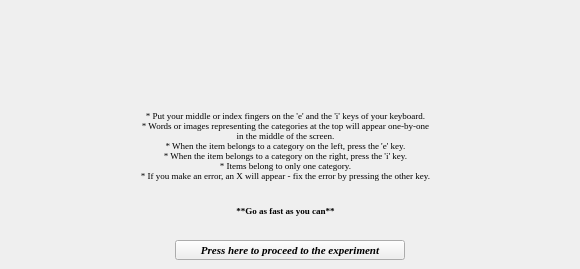
    <widget class="QWidget" name="conAttPrepare">
     <widget class="QLabel" name="conAttPrepareLeft">
      <property name="geometry">
       <rect>
        <x>10</x>
        <y>8</y>
        <width>201</width>
        <height>50</height>
       </rect>
      </property>
      <property name="font">
       <font>
        <family>Times New Roman</family>
        <pointsize>10</pointsize>
        <weight>75</weight>
        <bold>true</bold>
       </font>
      </property>
      <property name="text">
       <string/>
      </property>
      <property name="alignment">
       <set>Qt::AlignCenter</set>
      </property>
     </widget>
     <widget class="QLabel" name="conAttPrepareRight">
      <property name="geometry">
       <rect>
        <x>350</x>
        <y>8</y>
        <width>221</width>
        <height>50</height>
       </rect>
      </property>
      <property name="font">
       <font>
        <family>Times New Roman</family>
        <pointsize>10</pointsize>
        <weight>75</weight>
        <bold>true</bold>
       </font>
      </property>
      <property name="text">
       <string/>
      </property>
      <property name="alignment">
       <set>Qt::AlignCenter</set>
      </property>
     </widget>
     <widget class="QLabel" name="conAttPrepareInstruction">
      <property name="geometry">
       <rect>
        <x>0</x>
        <y>90</y>
        <width>571</width>
        <height>111</height>
       </rect>
      </property>
      <property name="font">
       <font>
        <family>Times New Roman</family>
        <pointsize>7</pointsize>
       </font>
      </property>
      <property name="text">
       <string>* Put your middle or index fingers on the 'e' and the 'i' keys of your keyboard.
* Words or images representing the categories at the top will appear one-by-one 
in the middle of the screen. 
* When the item belongs to a category on the left, press the 'e' key.
* When the item belongs to a category on the right, press the 'i' key. 
* Items belong to only one category. 
* If you make an error, an X will appear - fix the error by pressing the other key.</string>
      </property>
      <property name="alignment">
       <set>Qt::AlignCenter</set>
      </property>
     </widget>
     <widget class="QLabel" name="prepareInstruction2_2">
      <property name="geometry">
       <rect>
        <x>0</x>
        <y>200</y>
        <width>571</width>
        <height>20</height>
       </rect>
      </property>
      <property name="font">
       <font>
        <family>Times New Roman</family>
        <pointsize>7</pointsize>
        <weight>75</weight>
        <bold>true</bold>
       </font>
      </property>
      <property name="text">
       <string>**Go as fast as you can**</string>
      </property>
      <property name="alignment">
       <set>Qt::AlignCenter</set>
      </property>
     </widget>
     <widget class="QPushButton" name="conAttBtn">
      <property name="geometry">
       <rect>
        <x>175</x>
        <y>240</y>
        <width>230</width>
        <height>20</height>
       </rect>
      </property>
      <property name="font">
       <font>
        <family>Times New Roman</family>
        <pointsize>8</pointsize>
        <weight>75</weight>
        <italic>true</italic>
        <bold>true</bold>
       </font>
      </property>
      <property name="text">
       <string>Press here to proceed to the experiment</string>
      </property>
     </widget>
    </widget>
